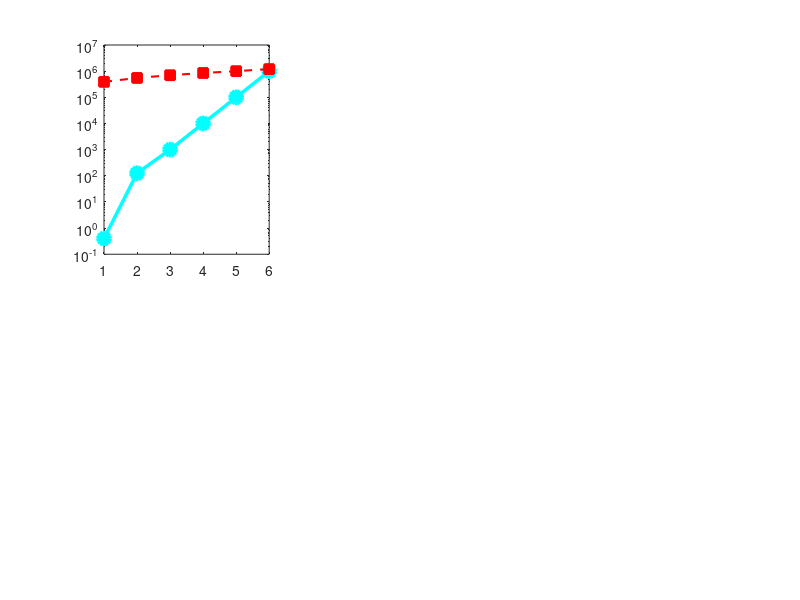

Reproduce this figure in MATLAB. (Note: this script raises an error after producing the figure.)
%% SELENITE_SCALE_v1_1.m
%  100-Year Scaling Analysis: Shackleton + PKT Dual-Base Architecture
%  Target: 1,000,000 t/yr REO by ~2100 (Phase 12)
%
%  v1.1 changes from v1.0:
%    - PKT base redesigned as FULLY AUTONOMOUS (zero crew)
%      No hab, no ECLSS, no ISRU at PKT. LH₂/LOX delivered by tanker.
%      Maintenance by ARM-class robots. SENTINEL remote supervision.
%    - Shackleton crew: 12 (base ops) + 5 (processing) = 17
%    - Fixed ternary function syntax error
%    - LH₂/LOX sent to PKT (not water) — no PKT ISRU needed
%    - Added Starship backhaul (REO product to Earth) accounting
%    - Added global demand comparison with % displacement curves
%
%  Models cascading demands across all base zones:
%    SKIP fleet → raw KREEP → beneficiation → processing → REO output
%    Propellant → MOLE-I → ISRU → power (Shackleton produces ALL prop)
%    PKT propellant via LLO tanker from Shackleton
%    Crew (Shackleton only) → hab → ECLSS → water/O₂
%    Infrastructure: pads, collars, ELZ, processing circuits
%    Power: solar + FSP per base
%
%  Inputs: SELENITE_VERIFY v5.0, SEL-PROC-001 Rev A, SEL-IZ-001 Rev A,
%    SEL-ISRU-001 Rev D, SEL-POWER-001 Rev A, team_reference_v2
%
%  Author: Jason (Systems Engineering Lead), Selenite Programme
%  Date: March 2026

clear; clc; close all;

fprintf('════════════════════════════════════════════════════════════════════════\n');
fprintf('  SELENITE SCALE v1.1 — 100-Year Dual-Base Scaling Analysis\n');
fprintf('  Shackleton (crewed) + PKT (fully autonomous)\n');
fprintf('  Target: 1,000,000 t/yr REO by ~2100\n');
fprintf('  Ref: SEL-PROC-001 Rev A, all subsystem specs (March 2026)\n');
fprintf('════════════════════════════════════════════════════════════════════════\n\n');

% Helper: conditional string
function s = cond_str(condition, if_true, if_false)
    if condition
        s = if_true;
    else
        s = if_false;
    end
end

% Helper: format number with comma thousands separators
function s = fmtc(x, decimals)
    if nargin < 2, decimals = 0; end
    if decimals > 0
        fmt = sprintf('%%.%df', decimals);
        s = sprintf(fmt, x);
    else
        s = sprintf('%.0f', x);
    end
    % Insert commas from the right, before decimal point
    idx = strfind(s, '.');
    if isempty(idx), idx = length(s)+1; end
    int_part = s(1:idx-1);
    dec_part = s(idx:end);
    % Handle negative
    neg = '';
    if ~isempty(int_part) && int_part(1)=='-'
        neg = '-'; int_part = int_part(2:end);
    end
    n = length(int_part);
    if n > 3
        groups = {};
        while n > 3
            groups{end+1} = int_part(n-2:n);
            int_part = int_part(1:n-3);
            n = length(int_part);
        end
        groups{end+1} = int_part;
        groups = fliplr(groups);
        int_part = strjoin(groups, ',');
    end
    s = [neg int_part dec_part];
end

%% ═══ CONSTANTS & UNIT PARAMETERS ═══
g0 = 9.81; g_moon = 1.62; Isp = 450; ve = Isp*g0;

% KREEP grades (ppm REE in raw regolith)
kreep.spa_mid = 140;   % SPA Basin average
kreep.pkt_mid = 1000;  % PKT average (2–10× richer)

% Beneficiation
bene.mass_recovery = 0.04;     % 4% mass recovery
bene.grade_uplift = 10;        % 10× concentration factor
bene.capacity_per_line = 1000; % t/yr per beneficiation line

% Processing (hydromet) — per SEL-PROC-001 Rev A
proc.extraction_eff = 0.80;    % 80% REE extraction from concentrate
proc.circuit_capacity = 50;    % t/yr concentrate per circuit
proc.power_per_circuit = 180;  % kW average per circuit
proc.reagent_per_circuit = 49; % t/yr net reagents per circuit
proc.water_per_circuit = 8;    % m³/yr net water per circuit

% SKIP parameters (from VERIFY v5.0)
skip.mass_dry = 300; skip.mass_payload = 400;
skip.mf = skip.mass_dry + skip.mass_payload;
skip.rng_spa = 100; skip.rng_pkt = 35; % km
skip.v0_spa = sqrt(g_moon * skip.rng_spa*1e3 / 2);
skip.v0_pkt = sqrt(g_moon * skip.rng_pkt*1e3 / 2);
skip.dv_spa = 4 * skip.v0_spa * 1.05;
skip.dv_pkt = 4 * skip.v0_pkt * 1.05;
skip.fuel_spa = skip.mf * (exp(skip.dv_spa/ve) - 1); % kg/hop
skip.fuel_pkt = skip.mf * (exp(skip.dv_pkt/ve) - 1);
skip.hops_per_yr = 274; % per SKIP

% PROBE parameters
probe.prop = 6654; % kg propellant per mission

% LLO tanker (repurposed PROBE-class)
tanker.payload = 6000;  % kg LH₂/LOX delivered per trip
tanker.prop_own = 6654; % propellant consumed by tanker (round-trip LLO)
tanker.total = tanker.payload + tanker.prop_own; % total prop per trip
tanker.trips_per_yr = 12; % max trips per tanker per year

% MOLE-I ice mining
mi.water_yr = 25 * 0.0446 * 0.80 * 8760;  % kg water/yr per MOLE-I
mi.prop_yield = mi.water_yr * 0.722;        % kg propellant/yr per MOLE-I
mi.node_units = 10;  % MOLE-I per substation node
mi.pwr_tether_kW = 1.934; % kW per MOLE-I at tether

% ISRU electrolysis
isru.pwr_per_stack = 51.8;     % kW per PEM stack
isru.cryo_lh2_per_kghr = 11.9; % kW per kg/hr H₂ liquefied
isru.cryo_lox_per_kghr = 0.4;  % kW per kg/hr O₂ liquefied

% FSP
fsp.pwr_kW = 40; fsp.mass_kg = 6600;

% Solar
solar.yield = 0.319; % kW/m² (with 5% dust, Shackleton)

% Hab/ECLSS (Shackleton only — PKT is autonomous)
hab.crew_per_module = 4;
hab.eclss_kW_per_crew = 1.2;

% Life support propellant-equivalent (O₂ + water from ISRU)
ls.prop_per_crew_yr = 0.9*365/0.889 * 0.722; % kg/yr

% Starship
starship.cap_t = 100; % payload capacity (t)

fprintf('== UNIT PARAMETERS ==\n');
fprintf('  SKIP SPA: dV=%.0f m/s, fuel=%.0f kg/hop, KREEP=%d kg/hop\n',...
    skip.dv_spa, skip.fuel_spa, skip.mass_payload);
fprintf('  SKIP PKT: dV=%.0f m/s, fuel=%.0f kg/hop, KREEP=%d kg/hop\n',...
    skip.dv_pkt, skip.fuel_pkt, skip.mass_payload);
fprintf('  MOLE-I: %.0f kg prop/yr (%.0f kg water/yr)\n', mi.prop_yield, mi.water_yr);
fprintf('  Tanker: %d kg delivered, %d kg consumed per trip\n',...
    tanker.payload, tanker.prop_own);
fprintf('  Processing: %d t/yr/circuit, %.0f%% extraction eff\n\n',...
    proc.circuit_capacity, proc.extraction_eff*100);

%% ═══ PHASE DEFINITIONS ═══
% P7:   Shackleton proof of concept (current small base)
% P8:   PKT-1 autonomous base online
% P9:   PKT scaled (10× circuits)
% P10:  Multi-site PKT (100× circuits)
% P11:  Pan-lunar industrial
% P12:  Full scale target (1 Mt/yr)

ph.n = 6;
ph.lab = {'P7 (Y20)','P8 (Y30)','P9 (Y40)','P10 (Y55)','P11 (Y75)','P12 (Y95)'};

% ─── REO OUTPUT TARGETS (t/yr) ───
ph.reo_target = [0.4, 125, 1000, 10000, 100000, 1000000];
% P7: 1 circuit processing SPA concentrate (35 t/yr × 1200 ppm × 80%)
% P8: 5 PKT circuits online (PKT grade 10,000 ppm in conc, 80% extr)
% P9–P12: exponential ramp

fprintf('== REO OUTPUT TARGETS ==\n');
for i=1:ph.n
    fprintf('  %s: %14s t/yr REO\n', ph.lab{i}, fmtc(ph.reo_target(i),1));
end
fprintf('\n');

%% ═══ BACK-CALCULATE: REO → SKIP FLEET → PROPELLANT → ISRU → POWER ═══

for i = 1:ph.n
    % ─── KREEP grade depends on source ───
    if i == 1
        grade_raw = kreep.spa_mid; % ppm in raw ore
    else
        grade_raw = kreep.pkt_mid; % PKT
    end
    grade_conc = grade_raw * bene.grade_uplift / 1e6; % REE fraction in concentrate
    
    % ─── REO → concentrate → raw ore → SKIP fleet ───
    ph.concentrate(i) = ph.reo_target(i) / (grade_conc * proc.extraction_eff);
    ph.raw_kreep(i)   = ph.concentrate(i) / bene.mass_recovery;
    
    kreep_per_skip = skip.mass_payload * skip.hops_per_yr / 1000; % t/yr per SKIP
    
    if i == 1
        ph.skip_spa(i) = 8; % existing P7 fleet
        ph.skip_pkt(i) = 0;
    else
        ph.skip_spa(i) = 8; % maintain SPA fleet
        ph.skip_pkt(i) = max(1, ceil(ph.raw_kreep(i) / kreep_per_skip) - ph.skip_spa(i));
    end
    ph.skip_total(i) = ph.skip_spa(i) + ph.skip_pkt(i);
    
    % ─── Processing circuits ───
    ph.proc_spa(i) = min(5, ceil(ph.concentrate(i) / proc.circuit_capacity));
    if i == 1
        ph.proc_pkt(i) = 0;
    else
        ph.proc_pkt(i) = max(0, ceil(ph.concentrate(i) / proc.circuit_capacity) - ph.proc_spa(i));
    end
    ph.proc_total(i) = ph.proc_spa(i) + ph.proc_pkt(i);
    
    % ─── Beneficiation lines ───
    ph.bene_spa(i) = min(2, ceil(ph.raw_kreep(i) / bene.capacity_per_line));
    if i == 1
        ph.bene_pkt(i) = 0;
    else
        ph.bene_pkt(i) = max(0, ceil(ph.raw_kreep(i) / bene.capacity_per_line) - ph.bene_spa(i));
    end
    
    % ─── PROBE fleet (Shackleton only, asteroid PGM) ───
    ph.n_probe(i) = 30 + (i-1)*5;
    
    % ─── PKT propellant demand (SKIP hops) ───
    ph.prop_pkt_gross(i) = ph.skip_pkt(i) * skip.hops_per_yr * skip.fuel_pkt / 1000; % t/yr
    % NOTE: PKT is autonomous — zero crew, zero life support propellant
    
    % ─── Solar wind H₂ byproduct at PKT (thermal extraction from KREEP regolith) ───
    % PKT regolith contains ~50 ppm solar-wind-implanted hydrogen.
    % Thermal extraction at 700°C before crushing recovers H₂ as byproduct.
    % Ilmenite reduction (FeTiO₃ + H₂ → Fe + TiO₂ + H₂O → electrolysis) yields O₂.
    % Combined: partial propellant self-sufficiency at high KREEP throughput.
    if i >= 2 && ph.raw_kreep(i) > 0
        h2_solar_wind = ph.raw_kreep(i) * 50e-6 * 0.80; % t/yr H₂ from regolith
        ilmenite_frac = 0.05; ilmenite_o2_yield = 0.10; % conservative
        o2_ilmenite = ph.raw_kreep(i) * ilmenite_frac * ilmenite_o2_yield * 0.50; % t/yr O₂
        % At MR 5.5:1, per t H₂ need 5.5 t O₂ → 6.5 t propellant
        o2_needed = h2_solar_wind * 5.5;
        if o2_ilmenite >= o2_needed
            ph.prop_pkt_local(i) = h2_solar_wind * 6.5; % H₂-limited
        else
            ph.prop_pkt_local(i) = o2_ilmenite / 5.5 * 6.5; % O₂-limited
        end
    else
        ph.prop_pkt_local(i) = 0;
    end
    
    % Net propellant PKT needs from Shackleton
    ph.prop_pkt_import(i) = max(0, ph.prop_pkt_gross(i) - ph.prop_pkt_local(i));
    
    % ─── Propellant transfer: Shackleton → PKT ───
    % OPTION C HYBRID:
    %   P8–P9: Chemical tankers via LLO (47% delivery efficiency)
    %   P10+:  EM mass driver at Shackleton rim + propulsive retro canister
    %          Canister: ~10 t total, ~1,700 m/s retro ΔV, Isp 450s
    %          Retro fuel fraction: 32%, canister structure: 5%
    %          Delivery efficiency: 63% (vs 47% tanker)
    %          Mass driver powered electrically — no ISRU propellant for launch
    %   P11+:  Add EM catcher at PKT (linear electromagnetic decelerator)
    %          Near 100% delivery (canister structure only overhead)
    %          Recovers kinetic energy as electricity at PKT
    
    tanker_eff = tanker.payload / tanker.total; % 0.47
    canister_total = 10000; % kg per canister
    canister_retro_frac = 0.32; % from rocket eq: exp(1700/4414)-1 ≈ 0.47... 
    % Actually: mass_ratio = exp(1700/4414) = 1.469
    % retro_prop = total * (1 - 1/mass_ratio) = total * 0.319
    canister_struct_frac = 0.05;
    canister_deliver = canister_total * (1 - canister_retro_frac - canister_struct_frac); % 6,300 kg
    canister_eff = canister_deliver / canister_total; % 0.63
    
    % P11+ EM catcher: near 100% efficiency (only structure overhead)
    catcher_eff = 1 - canister_struct_frac; % 0.95
    
    if ph.prop_pkt_import(i) > 0
        if i <= 3 % P8–P9: chemical tankers
            ph.transfer_method{i} = 'Transfer';
            ph.transfer_eff(i) = tanker_eff;
            ph.tanker_trips(i) = ceil(ph.prop_pkt_import(i)*1000 / tanker.payload);
            ph.n_tankers(i) = ceil(ph.tanker_trips(i) / tanker.trips_per_yr);
            ph.prop_transfer_cost(i) = ph.tanker_trips(i) * tanker.total / 1000; % t/yr total
        elseif i <= 4 % P10: mass driver + propulsive retro
            ph.transfer_method{i} = 'MassDriver+Retro';
            ph.transfer_eff(i) = canister_eff;
            n_canisters = ceil(ph.prop_pkt_import(i)*1000 / canister_deliver);
            ph.tanker_trips(i) = n_canisters; % repurpose field for canister count
            ph.n_tankers(i) = 0; % no chemical tankers
            ph.prop_transfer_cost(i) = n_canisters * canister_total / 1000; % t/yr total prop in canisters
        else % P11+: mass driver + EM catcher at PKT
            ph.transfer_method{i} = 'MassDriver+Catcher';
            ph.transfer_eff(i) = catcher_eff;
            deliver_per = canister_total * catcher_eff;
            n_canisters = ceil(ph.prop_pkt_import(i)*1000 / deliver_per);
            ph.tanker_trips(i) = n_canisters;
            ph.n_tankers(i) = 0;
            ph.prop_transfer_cost(i) = n_canisters * canister_total / 1000;
        end
    else
        ph.transfer_method{i} = 'None';
        ph.transfer_eff(i) = 0;
        ph.tanker_trips(i) = 0; ph.n_tankers(i) = 0; ph.prop_transfer_cost(i) = 0;
    end
    
    % ─── Shackleton crew: 12 base + 4 processing = 16 ───
    % Base 12: commander, pilot, 2× flight eng, medical, 2× scientists,
    %   2× EVA/maintenance, 2× ISRU ops, 1× comms/SENTINEL
    % Processing 4: chem eng, metallurgist, 2× operators
    % Growth: +1 per additional SPA processing circuit beyond first
    ph.crew_spa(i) = 12 + 4 + max(0, (ph.proc_spa(i)-1))*1;
    ph.crew_pkt(i) = 0; % PKT is fully autonomous — ZERO crew
    ph.crew_total(i) = ph.crew_spa(i);
    
    % ─── Shackleton propellant demand (ALL produced here) ───
    ph.prop_skip_spa(i)  = ph.skip_spa(i) * skip.hops_per_yr * skip.fuel_spa / 1000;
    ph.prop_probe(i)     = ph.n_probe(i) * probe.prop / 1000;
    ph.prop_ls(i)        = ph.crew_spa(i) * ls.prop_per_crew_yr / 1000;
    
    ph.prop_total_spa(i) = ph.prop_skip_spa(i) + ph.prop_probe(i) + ...
                           ph.prop_transfer_cost(i) + ph.prop_ls(i);
    
    % ─── MOLE-I fleet (Shackleton only — produces ALL propellant) ───
    demand_kg = ph.prop_total_spa(i) * 1000;
    raw_mi = ceil(demand_kg * 1.10 / mi.prop_yield); % 10% margin
    ph.n_molei(i) = ceil(raw_mi / mi.node_units) * mi.node_units;
    ph.n_nodes(i) = ph.n_molei(i) / mi.node_units;
    ph.isru_supply(i) = ph.n_molei(i) * mi.prop_yield / 1000;
    ph.isru_margin(i) = ph.isru_supply(i) - ph.prop_total_spa(i);
    
    % ─── Ice mining sites (multiple craters at scale) ───
    % Shackleton floor: ~33 km², 4.46% ice, exploitable ~5% of area at any time
    shackleton_yr = 33.2e6 * 0.05 * 0.0446 * 1550 * 0.10; % kg ice/yr (10% depletion)
    ph.ice_sites(i) = max(1, ceil(demand_kg / (0.722 * shackleton_yr)));
    
    % ─── ISRU electrolysis sizing ───
    water_kghr = demand_kg * 1.10 / (0.80 * 8760 * 0.722); % water throughput
    ph.n_pem(i) = ceil(water_kghr / 50); % 1 stack per 50 kg/hr
    ph.pwr_elec(i) = ph.n_pem(i) * isru.pwr_per_stack;
    
    h2_rate = water_kghr * (2/18);
    o2_rate = water_kghr * (16/18);
    ph.pwr_cryo(i) = h2_rate * isru.cryo_lh2_per_kghr + o2_rate * isru.cryo_lox_per_kghr;
    
    % ─── SHACKLETON POWER BUDGET ───
    ph.pwr_psr(i)  = ph.n_molei(i) * mi.pwr_tether_kW;
    ph.pwr_hab(i)  = ph.crew_spa(i) * hab.eclss_kW_per_crew + 50; % +50 kW base
    ph.pwr_proc_spa(i) = ph.proc_spa(i) * proc.power_per_circuit;
    ph.pwr_iz(i)   = 50 + ph.n_probe(i)*0.5;
    ph.pwr_bene_spa(i) = ph.bene_spa(i) * 27;
    
    ph.pwr_raw_spa(i) = ph.pwr_elec(i) + ph.pwr_cryo(i) + ph.pwr_psr(i) + ...
                        ph.pwr_hab(i) + ph.pwr_proc_spa(i) + ph.pwr_iz(i) + ph.pwr_bene_spa(i);
    ph.pwr_spa(i) = ph.pwr_raw_spa(i) * 1.20; % 20% contingency
    
    ph.solar_m2(i) = ph.pwr_spa(i) / solar.yield;
    eclipse_kW = ph.pwr_hab(i) + 60 + 10 + ph.pwr_proc_spa(i)*0.3;
    ph.n_fsp_spa(i) = ceil(eclipse_kW / fsp.pwr_kW);
    
    % ─── PKT POWER BUDGET (autonomous — no hab, no ECLSS) ───
    ph.pwr_proc_pkt(i) = ph.proc_pkt(i) * proc.power_per_circuit;
    ph.pwr_bene_pkt(i) = ph.bene_pkt(i) * 27;
    ph.pwr_skip_pkt(i) = ph.skip_pkt(i) * 0.3; % pad infrastructure
    ph.pwr_sentinel_pkt(i) = 5 + ph.proc_pkt(i)*0.1; % SENTINEL + comms
    
    if i == 1
        ph.pwr_pkt(i) = 0;
    else
        ph.pwr_pkt(i) = (ph.pwr_proc_pkt(i) + ph.pwr_bene_pkt(i) + ...
                         ph.pwr_skip_pkt(i) + ph.pwr_sentinel_pkt(i)) * 1.20;
    end
    % PKT uses 70% FSP baseload (solar unreliable at 14°N)
    ph.n_fsp_pkt(i) = ceil(ph.pwr_pkt(i) * 0.70 / fsp.pwr_kW);
    
    % ─── INFRASTRUCTURE COUNTS ───
    ph.hab_modules(i)  = ceil(ph.crew_spa(i) / hab.crew_per_module);
    ph.elz_pads_spa(i) = max(4, 2 + ceil(ph.tanker_trips(i)/200));
    ph.probe_pads(i)   = 2 + ceil(ph.n_probe(i)/20);
    ph.skip_pads_spa(i)= max(2, ceil(ph.skip_spa(i)/4));
    ph.collars(i)      = max(8, ceil(ph.n_probe(i)*0.30));
    
    ph.skip_pads_pkt(i) = max(0, ceil(ph.skip_pkt(i)/4));
    ph.elz_pads_pkt(i)  = max(0, min(i-1,1)*2 + ceil(ph.tanker_trips(i)/100));
    if i == 1
        ph.skip_pads_pkt(i) = 0; ph.elz_pads_pkt(i) = 0;
    end
    
    % ─── STARSHIP + MASS DRIVER EARTH RETURN ───
    % P7–P9: Starship propulsive return for all cargo
    % P10+: Escape-velocity mass driver at PKT (~2,400 m/s) launches REO
    %   canisters to Earth transfer orbit. Heat shield + parachute/retro
    %   landing. Zero propellant per delivery. Crew still use Starship.
    %   SPA validates SPA→PKT mass driver first (P10), then PKT builds
    %   escape-velocity driver (P10 late / P11).
    
    % Reagents to PKT (direct from Earth — Starship needed at all phases)
    ph.ss_reagent_pkt(i) = ceil(ph.proc_pkt(i) * proc.reagent_per_circuit / starship.cap_t);
    
    % REO return to Earth
    if i <= 3  % P7–P9: propulsive Starship return
        ph.ss_reo_return(i) = ceil(ph.reo_target(i) / starship.cap_t);
        ph.md_earth_launches(i) = 0;
    else  % P10+: mass driver return (escape velocity, no propellant)
        ph.ss_reo_return(i) = 0; % no Starship needed for REO
        % Mass driver canister: ~5 t each (heat shield + structure + REO payload)
        % Payload fraction ~70% → 3.5 t REO per canister
        md_earth_payload = 3.5; % t REO per canister
        ph.md_earth_launches(i) = ceil(ph.reo_target(i) / md_earth_payload);
    end
    
    % Crew rotation (Starship, ~annual, Shackleton only)
    ph.ss_crew_rotation(i) = max(1, ceil(ph.crew_spa(i) / 12)); % 12 crew per rotation flight
    
    % Shackleton cargo (reagents + equipment + consumables)
    ph.ss_spa(i) = max(2, ceil((ph.proc_spa(i)*proc.reagent_per_circuit + 20) / starship.cap_t));
    
    if i == 1
        ph.ss_reagent_pkt(i) = 0; ph.ss_reo_return(i) = 0; ph.md_earth_launches(i) = 0;
    end
end

%% ═══ PRINT RESULTS ═══

fprintf('══════════════════════════════════════════════════════════════════════\n');
fprintf('  KREEP CHAIN: REO Target → Raw Ore → Fleet → Processing\n');
fprintf('══════════════════════════════════════════════════════════════════════\n');
fprintf('  %-12s %10s %10s %10s %6s %7s %6s %6s\n',...
    'Phase','REO t/yr','Conc t/yr','Raw t/yr','Sk_SP','Sk_PKT','Circ','Bene');
fprintf('  %s\n', repmat('-',1,82));
for i=1:ph.n
    fprintf('  %-12s %10s %10s %10s %6d %7d %6d %6d\n',...
        ph.lab{i},...
        fmtc(ph.reo_target(i),1),...
        fmtc(ph.concentrate(i)),...
        fmtc(ph.raw_kreep(i)),...
        ph.skip_spa(i), ph.skip_pkt(i),...
        ph.proc_total(i), ph.bene_spa(i)+ph.bene_pkt(i));
end

fprintf('\n══════════════════════════════════════════════════════════════════════\n');
fprintf('  PROPELLANT DEMAND (t/yr) — All produced at Shackleton\n');
fprintf('══════════════════════════════════════════════════════════════════════\n');
fprintf('  %-12s %8s %8s %8s %6s | %10s | %8s %5s\n',...
    'Phase','Sk_SPA','PROBE','Transfer','LS','Total_SPA','ISRU_sup','Marg');
fprintf('  %s\n', repmat('-',1,82));
for i=1:ph.n
    status = cond_str(ph.isru_margin(i)>=0, 'OK', 'FAIL');
    fprintf('  %-12s %8s %8s %8s %6.1f | %10s | %8s %5s\n',...
        ph.lab{i},...
        fmtc(ph.prop_skip_spa(i)),...
        fmtc(ph.prop_probe(i)),...
        fmtc(ph.prop_transfer_cost(i)),...
        ph.prop_ls(i),...
        fmtc(ph.prop_total_spa(i)),...
        fmtc(ph.isru_supply(i)),...
        status);
end

fprintf('\n══════════════════════════════════════════════════════════════════════\n');
fprintf('  ISRU + POWER (Shackleton)\n');
fprintf('══════════════════════════════════════════════════════════════════════\n');
fprintf('  %-12s %6s %5s %5s %8s %8s %8s %10s %8s %4s\n',...
    'Phase','MI','Nodes','PEM','Elec_kW','Cryo_kW','PSR_kW','Total_kW','Solar_m2','FSP');
fprintf('  %s\n', repmat('-',1,95));
for i=1:ph.n
    fprintf('  %-12s %6d %5d %5d %8s %8s %8s %10s %8s %4d\n',...
        ph.lab{i}, ph.n_molei(i), ph.n_nodes(i), ph.n_pem(i),...
        fmtc(ph.pwr_elec(i)),...
        fmtc(ph.pwr_cryo(i)),...
        fmtc(ph.pwr_psr(i)),...
        fmtc(ph.pwr_spa(i)),...
        fmtc(ph.solar_m2(i)),...
        ph.n_fsp_spa(i));
end

fprintf('\n══════════════════════════════════════════════════════════════════════\n');
fprintf('  PKT AUTONOMOUS BASE — Power + Infrastructure\n');
fprintf('══════════════════════════════════════════════════════════════════════\n');
fprintf('  %-12s %8s %6s %6s %6s %10s %5s\n',...
    'Phase','Proc_kW','Bene','SkPad','ELZ','Total_kW','FSP');
fprintf('  %s\n', repmat('-',1,65));
for i=1:ph.n
    fprintf('  %-12s %8s %6d %6d %6d %10s %5d\n',...
        ph.lab{i},...
        fmtc(ph.pwr_proc_pkt(i)),...
        ph.bene_pkt(i), ph.skip_pads_pkt(i), ph.elz_pads_pkt(i),...
        fmtc(ph.pwr_pkt(i)),...
        ph.n_fsp_pkt(i));
end

%% ═══ FULL SUMMARY ═══
fprintf('\n═══════════════════════════════════════════════════════════════════════\n');
fprintf('  PROGRAMME SCALING SUMMARY — PHASE BY PHASE\n');
fprintf('═══════════════════════════════════════════════════════════════════════\n\n');
for i = 1:ph.n
    fprintf('─── %s ─────────────────────────────────────────────\n', ph.lab{i});
    fprintf('  REO output:         %14s t/yr\n', fmtc(ph.reo_target(i),1));
    fprintf('  Raw KREEP:          %14s t/yr\n', fmtc(ph.raw_kreep(i)));
    fprintf('  SKIP:       %8d SPA + %8d PKT = %8d total\n',...
        ph.skip_spa(i), ph.skip_pkt(i), ph.skip_total(i));
    fprintf('  PROBE:      %8d\n', ph.n_probe(i));
    fprintf('  Transfer:   %14s | %s (%s/yr, %.0f%% eff)\n',...
        ph.transfer_method{i}, fmtc(ph.tanker_trips(i)), ...
        cond_str(ph.n_tankers(i)>0, [fmtc(ph.n_tankers(i)) ' tankers'], 'electric'), ...
        ph.transfer_eff(i)*100);
    fprintf('  PKT local:  %14s t/yr propellant (solar wind H₂ + ilmenite O₂)\n',...
        fmtc(ph.prop_pkt_local(i)));
    fprintf('  Proc circ:  %8d SPA + %8d PKT = %8d total\n',...
        ph.proc_spa(i), ph.proc_pkt(i), ph.proc_total(i));
    fprintf('  Crew:       %8d SPA + %8d PKT = %8d (PKT = autonomous)\n',...
        ph.crew_spa(i), ph.crew_pkt(i), ph.crew_total(i));
    fprintf('  MOLE-I:     %8d (%d nodes, %d ice sites)\n',...
        ph.n_molei(i), ph.n_nodes(i), ph.ice_sites(i));
    fprintf('  Prop SPA:   %14s t/yr\n', fmtc(ph.prop_total_spa(i)));
    fprintf('  Power SPA:  %14s kW\n', fmtc(ph.pwr_spa(i)));
    fprintf('  Power PKT:  %14s kW\n', fmtc(ph.pwr_pkt(i)));
    fprintf('  FSP:        %8d SPA + %8d PKT = %8d total\n',...
        ph.n_fsp_spa(i), ph.n_fsp_pkt(i), ph.n_fsp_spa(i)+ph.n_fsp_pkt(i));
    fprintf('  Starship:   %8d SPA + %8d crew + %8d PKT reagent + %8d REO prop\n',...
        ph.ss_spa(i), ph.ss_crew_rotation(i), ph.ss_reagent_pkt(i), ph.ss_reo_return(i));
    fprintf('  MassDriver: %8s Earth-return launches/yr (%.1f t REO each, no propellant)\n',...
        fmtc(ph.md_earth_launches(i)), 3.5);
    fprintf('\n');
end

%% ═══ GLOBAL DEMAND COMPARISON ═══
fprintf('═══════════════════════════════════════════════════════════════════════\n');
fprintf('  GLOBAL REE DEMAND vs SELENITE SUPPLY\n');
fprintf('═══════════════════════════════════════════════════════════════════════\n\n');

earth_demand = [390000, 550000, 700000, 850000, 1000000, 1200000]; % t/yr REO
fprintf('  %-12s %12s %12s %10s\n', 'Phase','Selenite','Earth Demand','Share');
fprintf('  %s\n', repmat('-',1,52));
for i=1:ph.n
    pct = ph.reo_target(i) / earth_demand(i) * 100;
    fprintf('  %-12s %12s %12s %9.4f%%\n',...
        ph.lab{i},...
        fmtc(ph.reo_target(i)),...
        fmtc(earth_demand(i)), pct);
end
fprintf('\n');
fprintf('  P12 target: %.0f%% of projected 2100 demand\n',...
    ph.reo_target(end)/earth_demand(end)*100);
fprintf('  At P12: programme produces ~83%% of projected global REE demand.\n');
fprintf('  This is the threshold at which terrestrial REE mining becomes\n');
fprintf('  economically uncompetitive — the mission objective is achieved.\n\n');

%% ═══ FIGURES ═══
figure('Position',[50 50 1500 950],'Color','k','Name','SELENITE SCALE v1.1');

% 1. REO output vs Earth demand
subplot(2,3,1);
semilogy(1:ph.n, ph.reo_target, 'co-','LineWidth',2.5,'MarkerSize',9,'MarkerFaceColor','c');
hold on;
semilogy(1:ph.n, earth_demand, 'r--s','LineWidth',1.5,'MarkerSize',7,'MarkerFaceColor','r');
yline(1e6,'g--','LineWidth',1.5);
set(gca,'XTick',1:ph.n,'XTickLabel',ph.lab,'Color',[.04 .06 .1],...
    'XColor','w','YColor','w','FontSize',8);
xtickangle(30);
ylabel('t/yr REO (log)','Color','w');
title('REO Output vs Earth Demand','Color','w','FontSize',11);
legend('Selenite','Earth demand','1 Mt/yr target','TextColor','w',...
    'Color',[.08 .10 .16],'Location','southeast','FontSize',7);
grid on; set(gca,'GridColor',[.2 .25 .35]);

% 2. SKIP fleet
subplot(2,3,2);
b = bar(1:ph.n, [ph.skip_spa; ph.skip_pkt]', 'stacked');
b(1).FaceColor = [.3 .6 .9]; b(2).FaceColor = [.9 .5 .2];
set(gca,'XTick',1:ph.n,'XTickLabel',ph.lab,'Color',[.04 .06 .1],...
    'XColor','w','YColor','w','FontSize',8);
xtickangle(30);
ylabel('SKIP count','Color','w');
title('SKIP Fleet','Color','w','FontSize',11);
legend('SPA Basin','PKT (autonomous)','TextColor','w','Color',[.08 .10 .16],'FontSize',7);
grid on; set(gca,'GridColor',[.2 .25 .35]);

% 3. MOLE-I + ice sites
subplot(2,3,3);
yyaxis left;
bar(1:ph.n, ph.n_molei, 'FaceColor',[.2 .6 .9]);
ylabel('MOLE-I count','Color',[.3 .7 1]);
yyaxis right;
plot(1:ph.n, ph.ice_sites, 'ms-','LineWidth',2,'MarkerSize',8,'MarkerFaceColor','m');
ylabel('Ice mining sites','Color','m');
set(gca,'XTick',1:ph.n,'XTickLabel',ph.lab,'Color',[.04 .06 .1],...
    'XColor','w','FontSize',8);
xtickangle(30);
title('Ice Mining Scale','Color','w','FontSize',11);
grid on; set(gca,'GridColor',[.2 .25 .35]);

% 4. Shackleton power breakdown
subplot(2,3,4);
pwr_matrix = [ph.pwr_elec; ph.pwr_cryo; ph.pwr_psr; ph.pwr_hab;...
              ph.pwr_proc_spa; ph.pwr_iz; ph.pwr_bene_spa]';
b4 = bar(1:ph.n, pwr_matrix, 'stacked');
colors = {[.2 .5 .8],[.3 .7 .9],[.5 .3 .7],[.2 .8 .4],[.9 .5 .2],[.6 .6 .6],[.7 .6 .4]};
for j=1:7, b4(j).FaceColor = colors{j}; end
set(gca,'XTick',1:ph.n,'XTickLabel',ph.lab,'Color',[.04 .06 .1],...
    'XColor','w','YColor','w','FontSize',8);
xtickangle(30);
ylabel('kW','Color','w');
title('Shackleton Power','Color','w','FontSize',11);
legend('Electrolysis','Cryo','PSR Fleet','Hab','Processing','IZ','Bene',...
    'TextColor','w','Color',[.08 .10 .16],'Location','northwest','FontSize',6);
grid on; set(gca,'GridColor',[.2 .25 .35]);

% 5. Processing circuits (SPA vs PKT)
subplot(2,3,5);
b5 = bar(1:ph.n, [ph.proc_spa; ph.proc_pkt]', 'stacked');
b5(1).FaceColor = [.3 .6 .9]; b5(2).FaceColor = [.9 .5 .2];
set(gca,'XTick',1:ph.n,'XTickLabel',ph.lab,'Color',[.04 .06 .1],...
    'XColor','w','YColor','w','FontSize',8);
xtickangle(30);
ylabel('Circuits','Color','w');
title('Processing Circuits','Color','w','FontSize',11);
legend('Shackleton','PKT (autonomous)','TextColor','w','Color',[.08 .10 .16],'FontSize',7);
grid on; set(gca,'GridColor',[.2 .25 .35]);

% 6. % of global demand displaced
subplot(2,3,6);
pct_displaced = ph.reo_target ./ earth_demand * 100;
bar(1:ph.n, pct_displaced, 'FaceColor',[.2 .85 .4]);
hold on;
yline(50,'r--','50% displacement','LineWidth',1.5,'Color','r','LabelColor','r');
yline(83,'g--','Target: 83%','LineWidth',1.5,'Color','g','LabelColor','g');
set(gca,'XTick',1:ph.n,'XTickLabel',ph.lab,'Color',[.04 .06 .1],...
    'XColor','w','YColor','w','FontSize',8);
xtickangle(30);
ylabel('% of Earth REE demand','Color','w');
title('Global Demand Displacement','Color','w','FontSize',11);
grid on; set(gca,'GridColor',[.2 .25 .35]);

sgtitle('SELENITE PROGRAMME — 100-Year Scaling Analysis (v1.1)',...
    'Color','w','FontSize',14,'FontWeight','bold');

fprintf('═══════════════════════════════════════════════════════════════════════\n');
fprintf('  ANALYSIS COMPLETE — %d phases, %d figures\n', ph.n, 6);
fprintf('  KEY FINDING: PKT autonomous base is MANDATORY for mission success.\n');
fprintf('  Shackleton is the propellant engine. PKT is the REE factory.\n');
fprintf('═══════════════════════════════════════════════════════════════════════\n');
